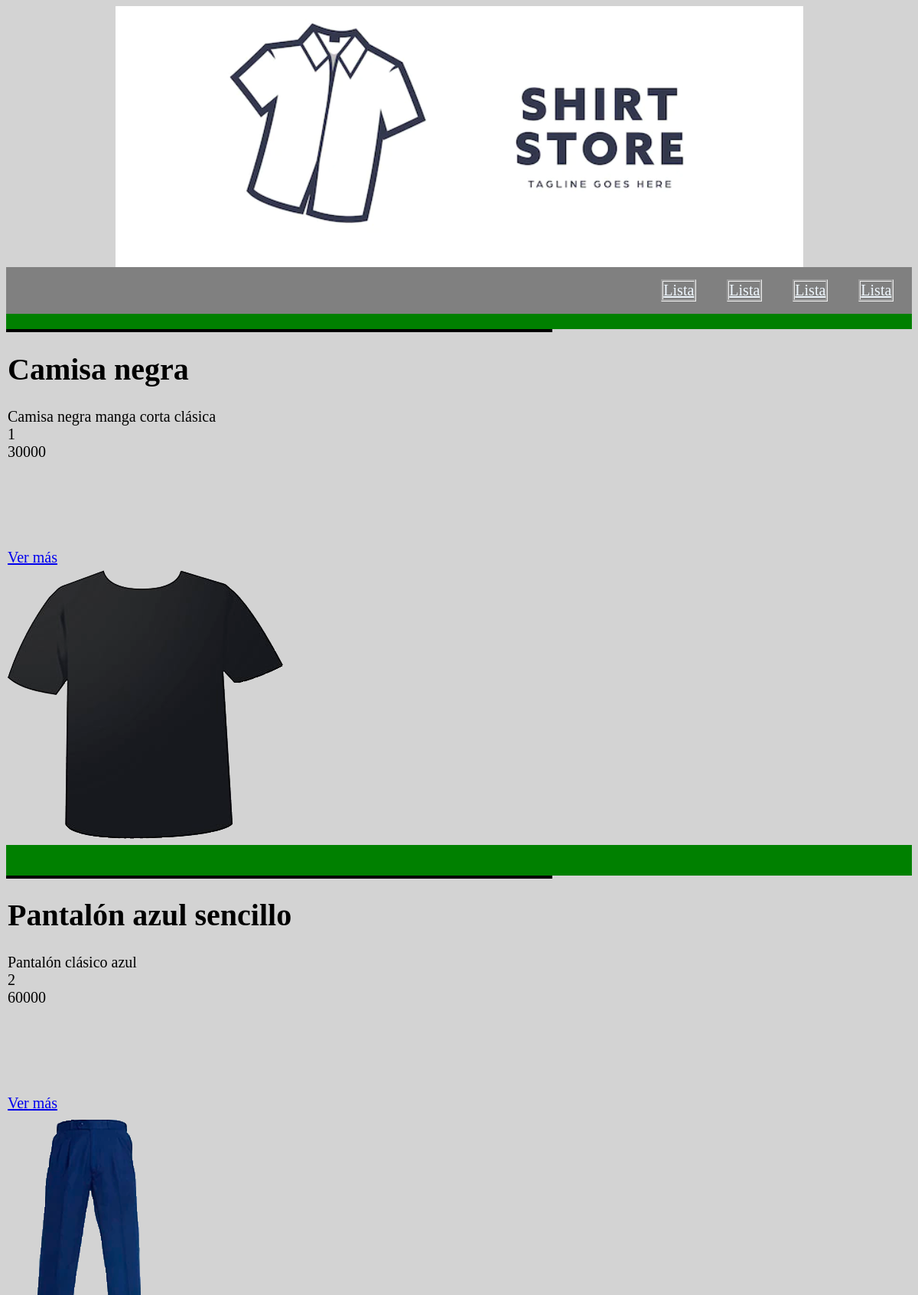
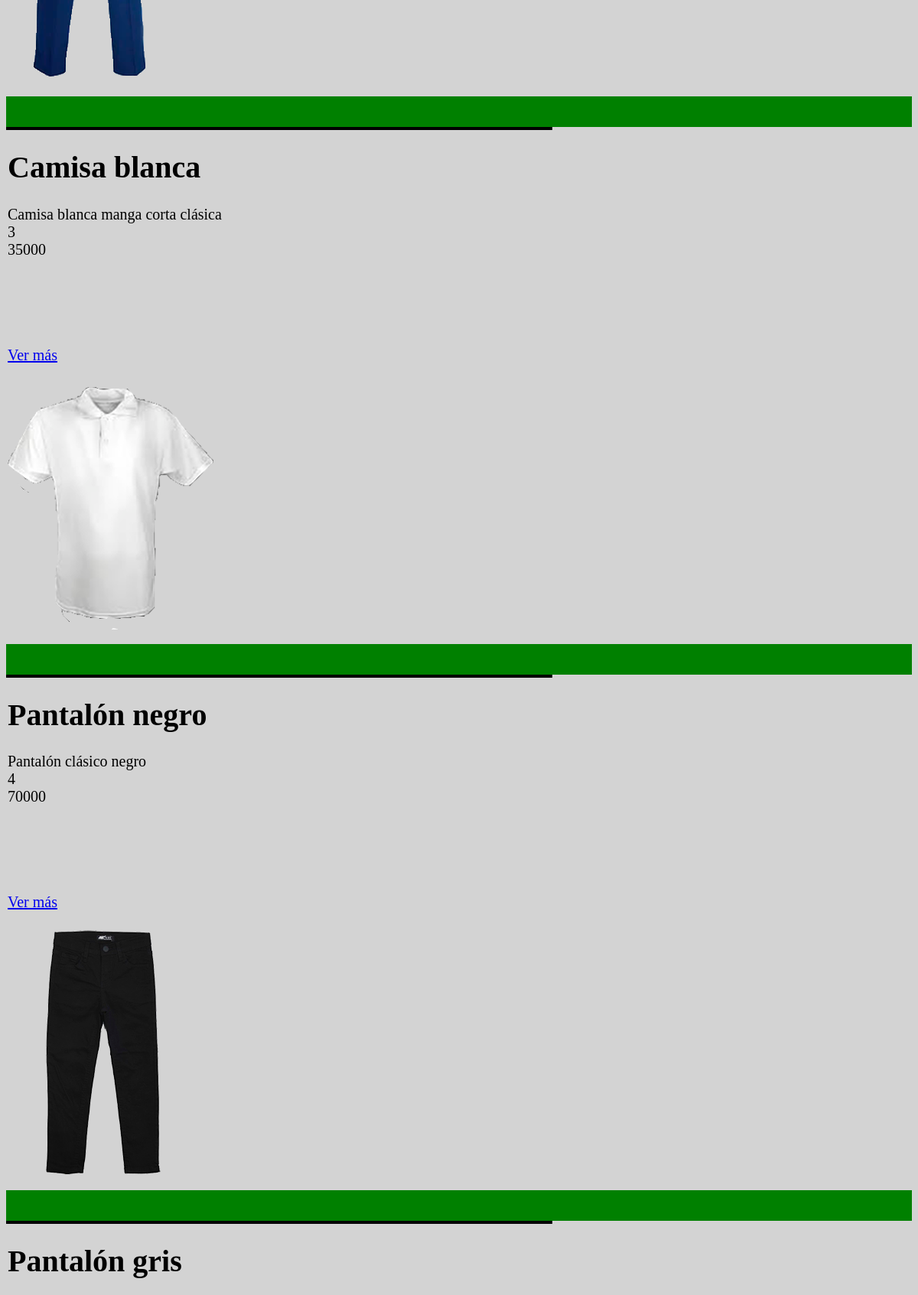
The page / (upper part) on the database its author committed (2 pictures, top to bottom).
### conex/models.py (models this page shows)
class item(models.Model):
    nomb = models.CharField(max_length=30)
    descrip=models.CharField(max_length=200)
    talla=models.CharField(max_length=3)
    valor=models.IntegerField()
    cant=models.IntegerField()
    tipo = models.CharField(max_length=30)
    imagen=models.ImageField(upload_to="productos",null=True)

### conex/views.py (the view)
# urls.py: path('', inicio,name="Init"),
def inicio(request):
    prod=item.objects.all()
    return render(request, "Inicio.html",{'prod':prod})

### conex/templates/inicio.html
{% extends "base.html" %}
{% block content %}
    {% for prods in prod %}
    <div class="separador"></div>
    <div class="cont">
        <div class="titulo">
            <h1>{{prods.nomb}}</h1>
            <section>{{prods.descrip}}</section>
            <section>{{prods.id}}</section>
            <section>{{prods.valor}}</section>
            <br><br><br><br><br> <a href="/product/{{prods.id}} ">Ver más</a>
        </div>
        <aside class="img2">
            <img src="{{prods.imagen.url}}" alt="Imagen de producto">
        </aside>
    </div>
    <div class="separador"></div>
    {% endfor %}
{% endblock %}

### conex/templates/base.html (shortened to what this page needs)
<!DOCTYPE html>
<html lang="en">
<head>
    {% load static %}
    <link href="{% static '/css/est.css' %}" rel="stylesheet"/>
</head>
<body>
    <img id="log" src="{% static 'img/Logo.png' %}" alt="Logo" >
    <div id="barra">
        <ul>
            <li><a href="admin/">Lista</a></li>
        </ul>
        <ul>
            <li><a href="admin/">Lista</a></li>
        </ul>
        <ul>
            <li><a href="admin/">Lista</a></li>
        </ul>
        <ul>
            <li><a href="admin/">Lista</a></li>
        </ul>
    </div>
    {% block content %}
    {% endblock %}
</body>
</html>

### conex/static/css/est.css (style rules this page uses)
body { background: lightgray; }
#log { margin: auto; display: block; }
ul li { list-style: none; font-size: 20px; border-style:groove; }
ul li a { color: aliceblue; }
#barra { background:grey; display: flex; padding-right: 2%; justify-content: right; color: aliceblue; border: 2px; }
.cont { background: blueviolet; width: 60%; border: 2px solid black; clear: both; }
.titulo { width: 500px; height: auto; font-size: 20px; float: left; }
.img2 { width: 500px; float: left; }
.separador { background: green; width: 100%; height: 20px; clear: both; }

### rows shown on the page
item: nomb "Camisa negra", descrip "Camisa negra manga corta clásica", id "1", valor "30000", imagen (picture)
item: nomb "Pantalón azul sencillo", descrip "Pantalón clásico azul", id "2", valor "60000", imagen (picture)
item: nomb "Camisa blanca", descrip "Camisa blanca manga corta clásica", id "3", valor "35000", imagen (picture)
item: nomb "Pantalón negro", descrip "Pantalón clásico negro", id "4", valor "70000", imagen (picture)
item: nomb "Pantalón gris"
